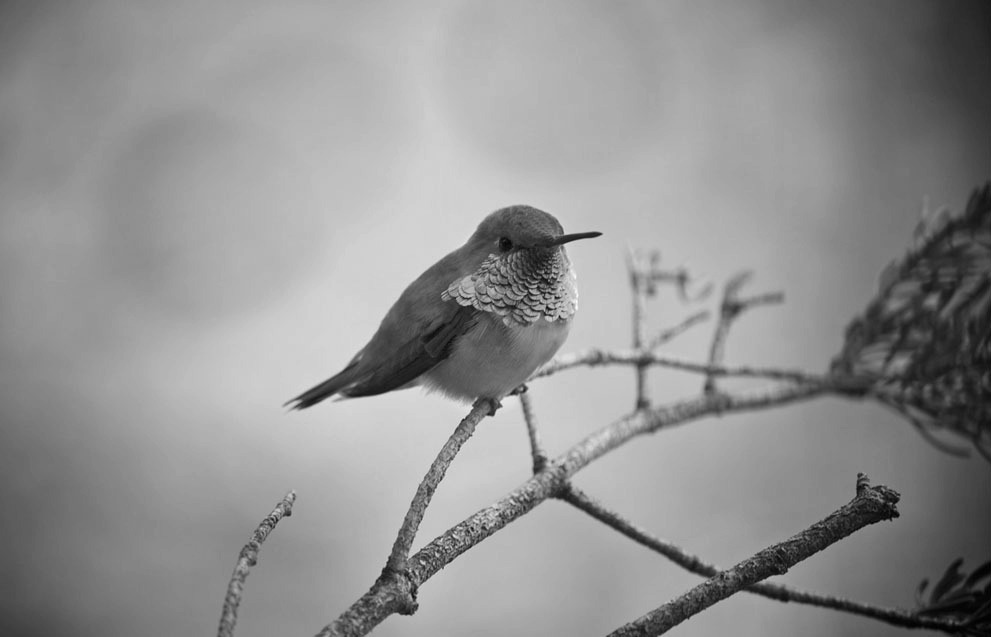
#> input picture Images/Grayscale_Image.jpg, 991 x 637 px, found by its file name
$ jupyter execute '8_Histogram Equalization_04thNov25.ipynb'
#> lines starting #> are read from the running program, lines starting #| are printed output that depends on the picture
# Histogram Equalization

[cell 1]
import cv2
import numpy as np
import matplotlib.pyplot as plt

def plot_histogram(img, title, ax):
    """Helper function to plot histogram and CDF."""
    hist, bins = np.histogram(img.flatten(), 256, [0, 256])

    # Calculate CDF
    cdf = hist.cumsum()
    cdf_normalized = cdf * hist.max() / cdf.max() # Normalize for plotting

    ax.set_title(title)
    ax.plot(cdf_normalized, color='b', linestyle='--')
    ax.hist(img.flatten(), 256, [0, 256], color='r')
    ax.legend(('CDF', 'Histogram'), loc='upper left')
    ax.set_xlim([0, 256])

# Load inage
img = cv2.imread('C:/Meet/PDEU/Semester 7/Computer Vision Lab/Computer-Vision/Images/Grayscale_Image.jpg', cv2.IMREAD_GRAYSCALE)
#> img is the input picture: shape (637, 991); min 0, max 254, mean 145.4

# --- 1. Manual Histogram Equalization ---

# Calculate histogram
hist, bins = np.histogram(img.flatten(), 256, [0, 256])
#> hist = 256 values, max 8895 at index 180, min 0 at index 245, mean 2465.9; bins = 257 values from 0 to 256

# Calculate CDF
cdf = hist.cumsum()
#> cdf = 256 values from 12 to 631267

# Create the lookup table (LUT)
# We mask 0s to avoid division by zero if an image has no pixels of a certain value
cdf_m = np.ma.masked_equal(cdf, 0)
cdf_m = (cdf_m - cdf_m.min()) * 255 / (cdf_m.max() - cdf_m.min())

# Fill back masked values with 0
cdf_final = np.ma.filled(cdf_m, 0).astype('uint8')
#> cdf_final = 256 values from 0 to 255

# Apply the LUT to the original image
img_manual_he = cdf_final[img]
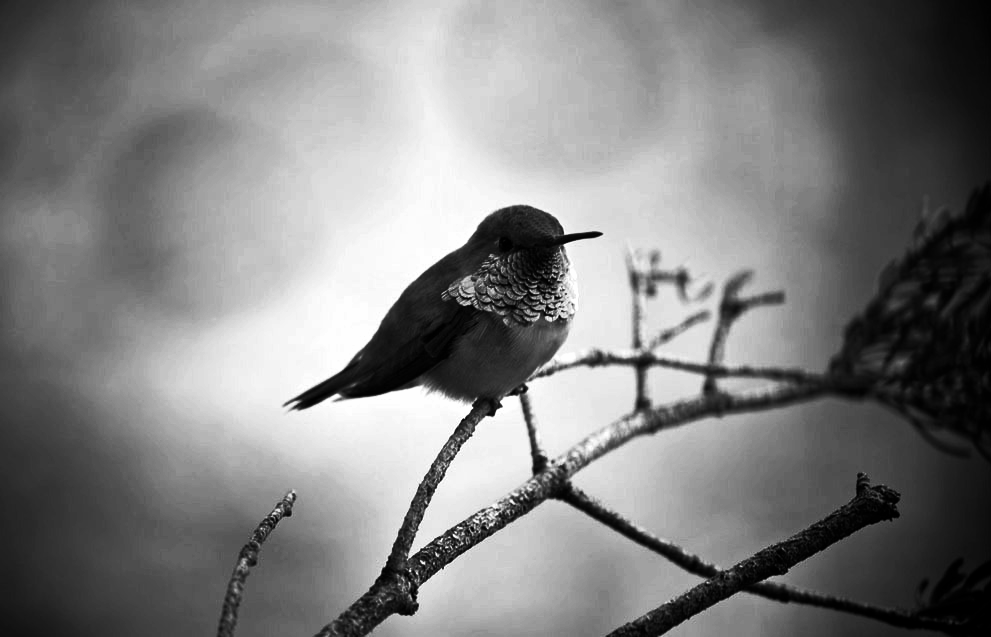
#> img_manual_he: shape (637, 991); min 0, max 255, mean 128


# --- 2. OpenCV's Built-in HE ---
img_cv2_he = cv2.equalizeHist(img)


# --- 3. Analysis and Visualization ---
fig, axs = plt.subplots(2, 3, figsize=(18, 10))

# Original Image
axs[0, 0].imshow(img, cmap='gray', vmin=0, vmax=255)
axs[0, 0].set_title('Original Low-Contrast Image')
axs[0, 0].axis('off')
plot_histogram(img, 'Original Histogram', axs[1, 0])
#> in plot_histogram, `hist, bins = np.histogram(img.flatten(), 256, [0, 256])`: bins = 257 values from 0 to 256
#> in plot_histogram, `cdf = hist.cumsum()`: cdf = 256 values from 12 to 631267
#> in plot_histogram, `cdf_normalized = cdf * hist.max() / cdf.max()`: cdf_normalized = 256 values from 0.169 to 8895

# Manual HE Image
axs[0, 1].imshow(img_manual_he, cmap='gray', vmin=0, vmax=255)
axs[0, 1].set_title('Manual HE Image')
axs[0, 1].axis('off')
plot_histogram(img_manual_he, 'Manual HE Histogram', axs[1, 1])

# OpenCV HE Image
axs[0, 2].imshow(img_cv2_he, cmap='gray', vmin=0, vmax=255)
axs[0, 2].set_title('OpenCV HE Image')
axs[0, 2].axis('off')
plot_histogram(img_cv2_he, 'OpenCV HE Histogram', axs[1, 2])

plt.tight_layout()
plt.show()
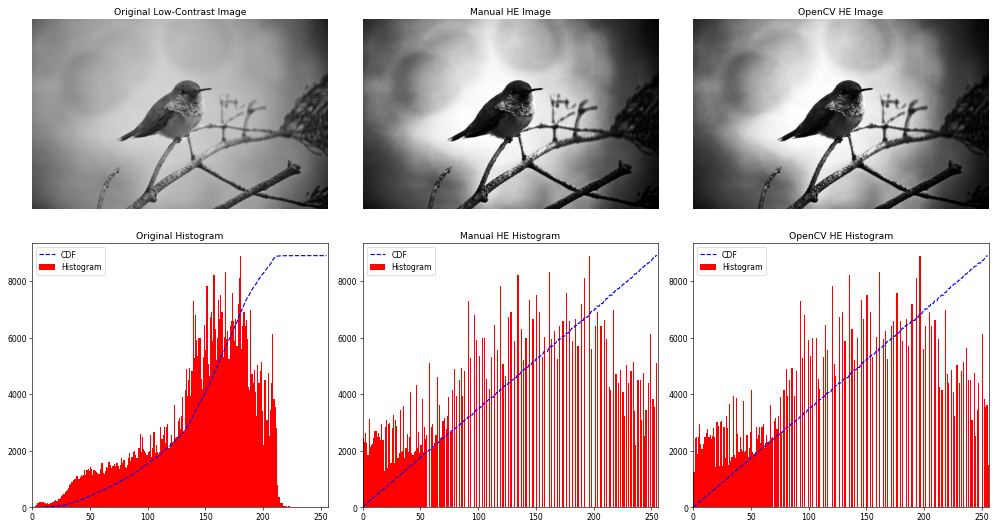
#> figure drawn by matplotlib, 6 panels; panel 4: tallest bar 8895 high, from x = 180 to 181; panel 4: curve peaks at x = 254, y = 8895; panel 5: tallest bar 8895 high, from x = 196 to 197; panel 5: curve peaks at x = 255, y = 8895
